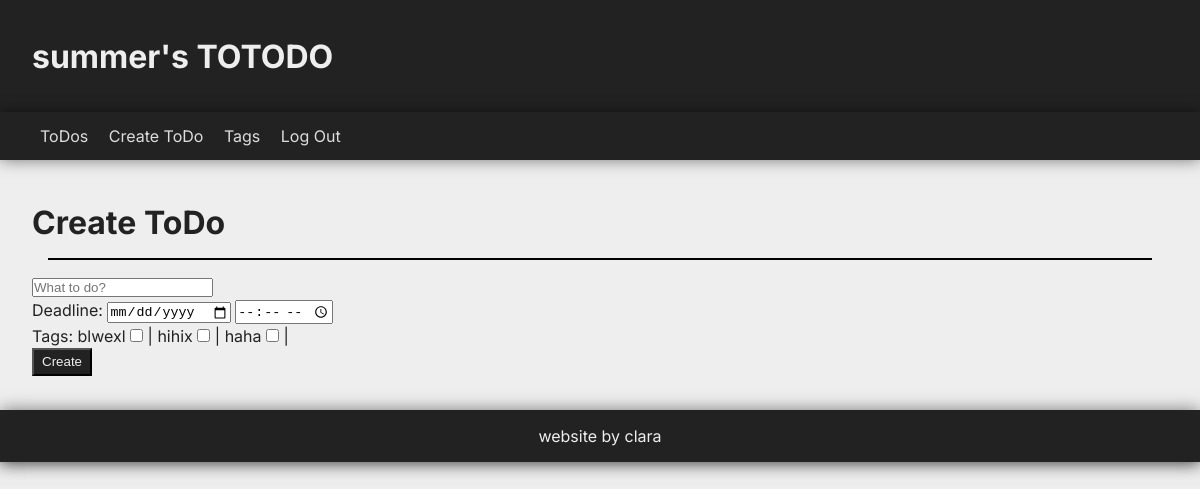
The app's page /create (signed in) with its own data.
### tables this page shows
CREATE TABLE tags (
    id INTEGER NOT NULL PRIMARY KEY AUTOINCREMENT,
    user_id INTEGER NOT NULL,
    name TEXT NOT NULL,
    FOREIGN KEY (user_id) REFERENCES users(id)
);

### app.py (the view, shortened to what this page needs)
@app.route("/create", methods=["GET", "POST"])
def create():
    if request.method == "GET":
        return render_template("create.html", tags=db.execute("SELECT * FROM tags WHERE user_id = ?", session["user_id"]))

### app.py (called while the page is built)
@app.after_request
def after_request(response):
    response.headers["Cache-Control"] = "no-cache, no-store, must-revalidate"
    response.headers["Expires"] = 0
    response.headers["Pragma"] = "no-cache"
    return response

### templates/create.html (shortened to what this page needs)
{% extends "layout.html" %}
{% block main %}
    <h1>Create ToDo</h1>
    <hr>
    <form action="/create" method="post">
        <input autocomplete="off" autofocus name="todo" placeholder="What to do?" required type="text" >
        <br>
        <label>Deadline:</label>
        <input type="date" name="date">
        <input type="time" name="time">
        <br>
        <label>Tags: </label>
        {% for tag in tags %}
            <label for="{{ tag.id }}"> {{ tag.name }}</label>
            <input type="checkbox" name="tags" value="{{ tag.id }}"> |
        {% endfor %}
        <br>
        <button>Create</button>
    </form>
{% endblock %}

### static/styles.css (style rules this page uses)
* { margin: 0; padding: 0; box-sizing: border-box; }
body { background-color: #eee; color: #222; font-family: 'Inter', sans-serif; }
button { margin: .1rem 0; padding: .2rem; background-color: #222; color: #eee; padding: .3rem .5rem; }
input { margin: .1rem 0; }
main h1 { margin: .7rem 0; }
main hr { margin: 1rem; border: .1rem solid black; }

### records on screen
tags: name "blwexl"
tags: name "hihix"
tags: name "haha"

### other values on screen
{{ session["username"] }} "summer"
